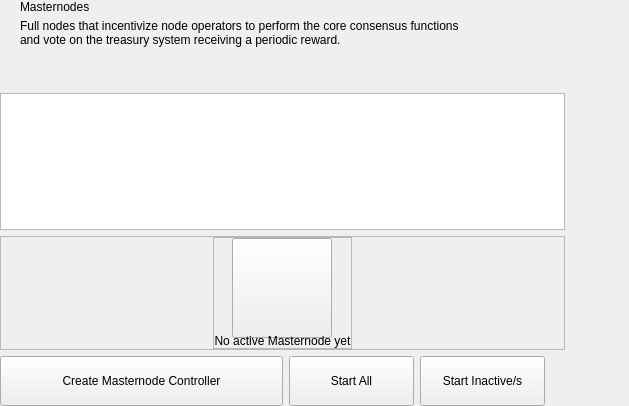
<?xml version="1.0" encoding="UTF-8"?>
<ui version="4.0">
 <class>MasterNodesWidget</class>
 <widget class="QWidget" name="MasterNodesWidget">
  <property name="geometry">
   <rect>
    <x>0</x>
    <y>0</y>
    <width>629</width>
    <height>406</height>
   </rect>
  </property>
  <property name="windowTitle">
   <string>Form</string>
  </property>
  <layout class="QHBoxLayout" name="horizontalLayout_2" stretch="2,1">
   <property name="spacing">
    <number>0</number>
   </property>
   <property name="leftMargin">
    <number>0</number>
   </property>
   <property name="topMargin">
    <number>0</number>
   </property>
   <property name="rightMargin">
    <number>0</number>
   </property>
   <property name="bottomMargin">
    <number>0</number>
   </property>
   <item>
    <widget class="QWidget" name="left" native="true">
     <layout class="QVBoxLayout" name="verticalLayout_3">
      <property name="leftMargin">
       <number>0</number>
      </property>
      <property name="topMargin">
       <number>0</number>
      </property>
      <property name="rightMargin">
       <number>0</number>
      </property>
      <property name="bottomMargin">
       <number>0</number>
      </property>
      <item>
       <layout class="QVBoxLayout" name="verticalLayout_2">
        <property name="spacing">
         <number>6</number>
        </property>
        <item>
         <layout class="QHBoxLayout" name="horizontalLayout_3">
          <property name="spacing">
           <number>0</number>
          </property>
          <property name="leftMargin">
           <number>20</number>
          </property>
          <item>
           <layout class="QVBoxLayout" name="verticalLayout_8">
            <property name="spacing">
             <number>5</number>
            </property>
            <item>
             <widget class="QLabel" name="labelTitle">
              <property name="text">
               <string>Masternodes</string>
              </property>
             </widget>
            </item>
            <item alignment="Qt::AlignTop">
             <widget class="QLabel" name="labelSubtitle1">
              <property name="text">
               <string>Full nodes that incentivize node operators to perform the core consensus functions
and vote on the treasury system receiving a periodic reward.</string>
              </property>
             </widget>
            </item>
           </layout>
          </item>
          <item>
           <spacer name="horizontalSpacer">
            <property name="orientation">
             <enum>Qt::Horizontal</enum>
            </property>
            <property name="sizeHint" stdset="0">
             <size>
              <width>40</width>
              <height>20</height>
             </size>
            </property>
           </spacer>
          </item>
         </layout>
        </item>
        <item>
         <spacer name="verticalSpacer_2">
          <property name="orientation">
           <enum>Qt::Vertical</enum>
          </property>
          <property name="sizeType">
           <enum>QSizePolicy::Fixed</enum>
          </property>
          <property name="sizeHint" stdset="0">
           <size>
            <width>20</width>
            <height>40</height>
           </size>
          </property>
         </spacer>
        </item>
        <item>
         <layout class="QVBoxLayout" name="verticalLayout_6"/>
        </item>
        <item>
         <widget class="QListView" name="listMn">
          <property name="mouseTracking">
           <bool>true</bool>
          </property>
         </widget>
        </item>
        <item>
         <widget class="QFrame" name="emptyContainer">
          <property name="minimumSize">
           <size>
            <width>0</width>
            <height>100</height>
           </size>
          </property>
          <property name="frameShape">
           <enum>QFrame::StyledPanel</enum>
          </property>
          <property name="frameShadow">
           <enum>QFrame::Raised</enum>
          </property>
          <layout class="QVBoxLayout" name="verticalLayout_7" stretch="1,8">
           <property name="spacing">
            <number>0</number>
           </property>
           <property name="leftMargin">
            <number>0</number>
           </property>
           <property name="topMargin">
            <number>0</number>
           </property>
           <property name="rightMargin">
            <number>0</number>
           </property>
           <property name="bottomMargin">
            <number>0</number>
           </property>
           <item>
            <spacer name="verticalSpacer">
             <property name="orientation">
              <enum>Qt::Vertical</enum>
             </property>
             <property name="sizeHint" stdset="0">
              <size>
               <width>20</width>
               <height>20</height>
              </size>
             </property>
            </spacer>
           </item>
           <item alignment="Qt::AlignHCenter|Qt::AlignVCenter">
            <widget class="QFrame" name="emptyScreen">
             <property name="sizePolicy">
              <sizepolicy hsizetype="Expanding" vsizetype="Expanding">
               <horstretch>0</horstretch>
               <verstretch>0</verstretch>
              </sizepolicy>
             </property>
             <property name="frameShape">
              <enum>QFrame::StyledPanel</enum>
             </property>
             <property name="frameShadow">
              <enum>QFrame::Raised</enum>
             </property>
             <layout class="QVBoxLayout" name="verticalLayout">
              <property name="spacing">
               <number>30</number>
              </property>
              <property name="leftMargin">
               <number>0</number>
              </property>
              <property name="topMargin">
               <number>0</number>
              </property>
              <property name="rightMargin">
               <number>0</number>
              </property>
              <property name="bottomMargin">
               <number>0</number>
              </property>
              <item alignment="Qt::AlignHCenter|Qt::AlignVCenter">
               <widget class="QPushButton" name="pushImgEmpty">
                <property name="minimumSize">
                 <size>
                  <width>100</width>
                  <height>100</height>
                 </size>
                </property>
                <property name="maximumSize">
                 <size>
                  <width>100</width>
                  <height>100</height>
                 </size>
                </property>
                <property name="focusPolicy">
                 <enum>Qt::NoFocus</enum>
                </property>
                <property name="text">
                 <string/>
                </property>
                <property name="iconSize">
                 <size>
                  <width>100</width>
                  <height>100</height>
                 </size>
                </property>
               </widget>
              </item>
              <item alignment="Qt::AlignHCenter|Qt::AlignVCenter">
               <widget class="QLabel" name="labelEmpty">
                <property name="styleSheet">
                 <string notr="true"/>
                </property>
                <property name="text">
                 <string>No active Masternode yet</string>
                </property>
                <property name="alignment">
                 <set>Qt::AlignCenter</set>
                </property>
               </widget>
              </item>
             </layout>
            </widget>
           </item>
          </layout>
         </widget>
        </item>
        <item>
         <layout class="QHBoxLayout" name="horizontalLayout_7">
          <property name="rightMargin">
           <number>20</number>
          </property>
          <item>
           <spacer name="horizontalSpacer_5">
            <property name="orientation">
             <enum>Qt::Horizontal</enum>
            </property>
            <property name="sizeType">
             <enum>QSizePolicy::Expanding</enum>
            </property>
            <property name="sizeHint" stdset="0">
             <size>
              <width>40</width>
              <height>20</height>
             </size>
            </property>
           </spacer>
          </item>
          <item>
           <widget class="QPushButton" name="pushButtonSave">
            <property name="minimumSize">
             <size>
              <width>283</width>
              <height>50</height>
             </size>
            </property>
            <property name="maximumSize">
             <size>
              <width>283</width>
              <height>50</height>
             </size>
            </property>
            <property name="focusPolicy">
             <enum>Qt::NoFocus</enum>
            </property>
            <property name="text">
             <string>Create Masternode Controller</string>
            </property>
           </widget>
          </item>
          <item>
           <widget class="QPushButton" name="pushButtonStartAll">
            <property name="minimumSize">
             <size>
              <width>125</width>
              <height>50</height>
             </size>
            </property>
            <property name="text">
             <string>Start All</string>
            </property>
           </widget>
          </item>
          <item>
           <widget class="QPushButton" name="pushButtonStartMissing">
            <property name="minimumSize">
             <size>
              <width>125</width>
              <height>50</height>
             </size>
            </property>
            <property name="text">
             <string>Start Inactive/s</string>
            </property>
           </widget>
          </item>
         </layout>
        </item>
       </layout>
      </item>
     </layout>
    </widget>
   </item>
   <item>
    <widget class="QWidget" name="right" native="true">
     <layout class="QVBoxLayout" name="verticalLayout_5">
      <property name="leftMargin">
       <number>0</number>
      </property>
      <property name="topMargin">
       <number>0</number>
      </property>
      <property name="rightMargin">
       <number>0</number>
      </property>
      <property name="bottomMargin">
       <number>0</number>
      </property>
      <item>
       <layout class="QVBoxLayout" name="verticalLayout_4">
        <property name="spacing">
         <number>6</number>
        </property>
        <item>
         <widget class="OptionButton" name="btnAbout" native="true">
          <property name="minimumSize">
           <size>
            <width>0</width>
            <height>50</height>
           </size>
          </property>
         </widget>
        </item>
        <item>
         <widget class="OptionButton" name="btnAboutController" native="true">
          <property name="minimumSize">
           <size>
            <width>0</width>
            <height>50</height>
           </size>
          </property>
         </widget>
        </item>
        <item>
         <spacer name="verticalSpacer_5">
          <property name="orientation">
           <enum>Qt::Vertical</enum>
          </property>
          <property name="sizeHint" stdset="0">
           <size>
            <width>20</width>
            <height>40</height>
           </size>
          </property>
         </spacer>
        </item>
       </layout>
      </item>
     </layout>
    </widget>
   </item>
  </layout>
 </widget>
 <customwidgets>
  <customwidget>
   <class>OptionButton</class>
   <extends>QWidget</extends>
   <header>qt/real_e_coin/optionbutton.h</header>
   <container>1</container>
  </customwidget>
 </customwidgets>
 <resources/>
 <connections/>
</ui>
